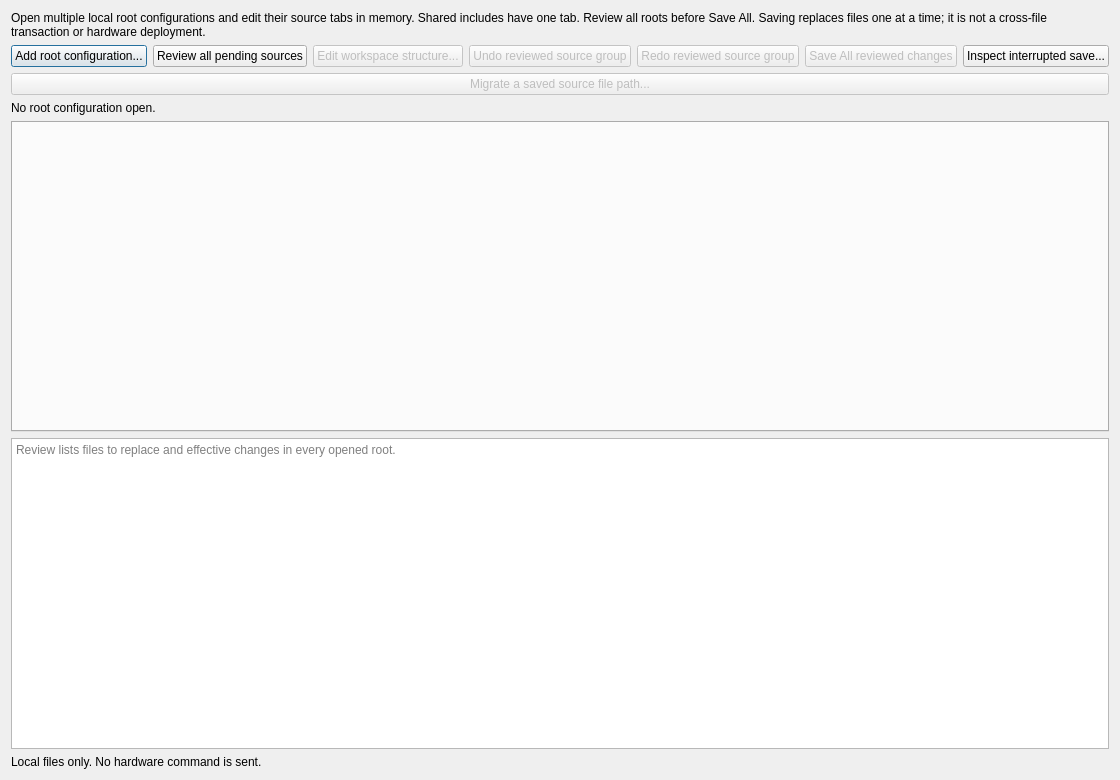
<?xml version="1.0" encoding="UTF-8"?>
<ui version="4.0">
 <class>ConfigurationWorkspaceWindow</class>
 <widget class="QDialog" name="ConfigurationWorkspaceWindow">
  <property name="windowTitle"><string>Configuration workspace / Save All</string></property>
  <property name="geometry"><rect><x>0</x><y>0</y><width>1100</width><height>780</height></rect></property>
  <layout class="QVBoxLayout" name="verticalLayout">
   <item><widget class="QLabel" name="description"><property name="text"><string>Open multiple local root configurations and edit their source tabs in memory. Shared includes have one tab. Review all roots before Save All. Saving replaces files one at a time; it is not a cross-file transaction or hardware deployment.</string></property><property name="wordWrap"><bool>true</bool></property></widget></item>
   <item><layout class="QHBoxLayout" name="buttonLayout">
    <item><widget class="QPushButton" name="openRoot"><property name="text"><string>Add root configuration...</string></property></widget></item>
    <item><widget class="QPushButton" name="reviewAll"><property name="text"><string>Review all pending sources</string></property></widget></item>
    <item><widget class="QPushButton" name="structure"><property name="text"><string>Edit workspace structure...</string></property><property name="enabled"><bool>false</bool></property></widget></item>
    <item><widget class="QPushButton" name="undo"><property name="text"><string>Undo reviewed source group</string></property><property name="enabled"><bool>false</bool></property></widget></item>
    <item><widget class="QPushButton" name="redo"><property name="text"><string>Redo reviewed source group</string></property><property name="enabled"><bool>false</bool></property></widget></item>
    <item><widget class="QPushButton" name="saveAll"><property name="text"><string>Save All reviewed changes</string></property><property name="enabled"><bool>false</bool></property></widget></item>
    <item><widget class="QPushButton" name="recovery"><property name="text"><string>Inspect interrupted save...</string></property></widget></item>
   </layout></item>
   <item><widget class="QPushButton" name="migration"><property name="text"><string>Migrate a saved source file path...</string></property><property name="enabled"><bool>false</bool></property></widget></item>
   <item><widget class="QLabel" name="roots"><property name="text"><string>No root configuration open.</string></property><property name="wordWrap"><bool>true</bool></property></widget></item>
   <item><widget class="QTabWidget" name="sourceTabs"/></item>
   <item><widget class="QPlainTextEdit" name="review"><property name="readOnly"><bool>true</bool></property><property name="maximumHeight"><number>230</number></property><property name="placeholderText"><string>Review lists files to replace and effective changes in every opened root.</string></property></widget></item>
   <item><widget class="QLabel" name="status"><property name="text"><string>Local files only. No hardware command is sent.</string></property><property name="wordWrap"><bool>true</bool></property></widget></item>
  </layout>
 </widget>
 <resources/>
 <connections/>
</ui>
